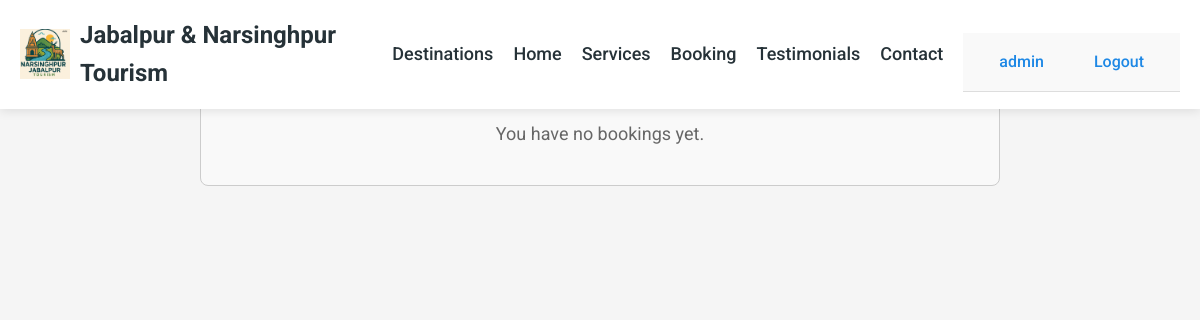
Page /my-bookings/ (signed in) on the earlier database version.
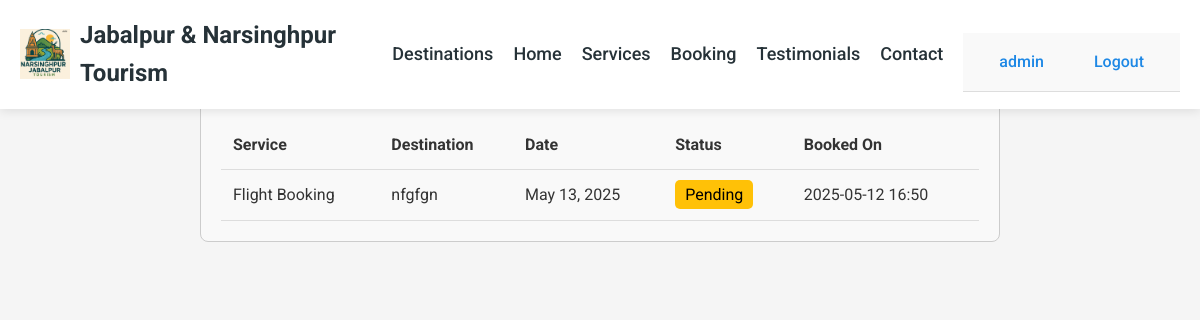
Same page on the later database version.
### tourism_app/models.py (models this page shows, shortened)
class Booking(models.Model):
    SERVICE_CHOICES = [
        ('flight', 'Flight Booking'),
        ('hotel', 'Hotel Booking'),
        ('car', 'Car Rentals'),
    ]
    user = models.ForeignKey(User, on_delete=models.CASCADE, related_name='bookings')
    service_type = models.CharField(max_length=10, choices=SERVICE_CHOICES)
    destination = models.CharField(max_length=100)
    date = models.DateField()
    name = models.CharField(max_length=100)
    email = models.EmailField()
    created_at = models.DateTimeField(auto_now_add=True)
    status = models.CharField(max_length=20, default='pending',
                              choices=[('pending', 'Pending'),
                                      ('confirmed', 'Confirmed'),
                                      ('cancelled', 'Cancelled')])

### tourism_app/views.py (the view)
# urls.py: path('my-bookings/', views.my_bookings, name='my_bookings'),
@login_required
def my_bookings(request):
    bookings = Booking.objects.filter(user=request.user).order_by('-created_at')
    return render(request, 'tourism_app/my_bookings.html', {'bookings': bookings})

### tourism_app/templates/tourism_app/my_bookings.html (shortened to what this page needs)
{% extends 'tourism_app/base.html' %}
{% load static %}
{% block content %}
<div class="booking-container">
    <h2 class="booking-title">My Bookings</h2>
    {% if bookings %}
        <table class="booking-table">
            <thead>
                <tr>
                    <th>Service</th>
                    <th>Destination</th>
                    <th>Date</th>
                    <th>Status</th>
                    <th>Booked On</th>
                </tr>
            </thead>
            <tbody>
                {% for booking in bookings %}
                    <tr>
                        <td>{{ booking.get_service_type_display }}</td>
                        <td>{{ booking.destination }}</td>
                        <td>{{ booking.date }}</td>
                        <td>
                            <span class="status-badge
                                {% if booking.status == 'confirmed' %}status-confirmed
                                {% elif booking.status == 'cancelled' %}status-cancelled
                                {% else %}status-pending
                                {% endif %}">
                                {{ booking.get_status_display }}
                            </span>
                        </td>
                        <td>{{ booking.created_at|date:"Y-m-d H:i" }}</td>
                    </tr>
                {% endfor %}
            </tbody>
        </table>
    {% else %}
        <p class="no-bookings-message">You have no bookings yet.</p>
    {% endif %}
</div>
{% endblock %}

Differences in the rows shown:
added Booking: service_type "Flight Booking", destination "nfgfgn", date "May 13, 2025", status "Pending", created_at "2025-05-12 16:50"
Other differences:
text no longer shown: "You have no bookings yet."
text now shown: "Service Destination Date Status Booked On"
